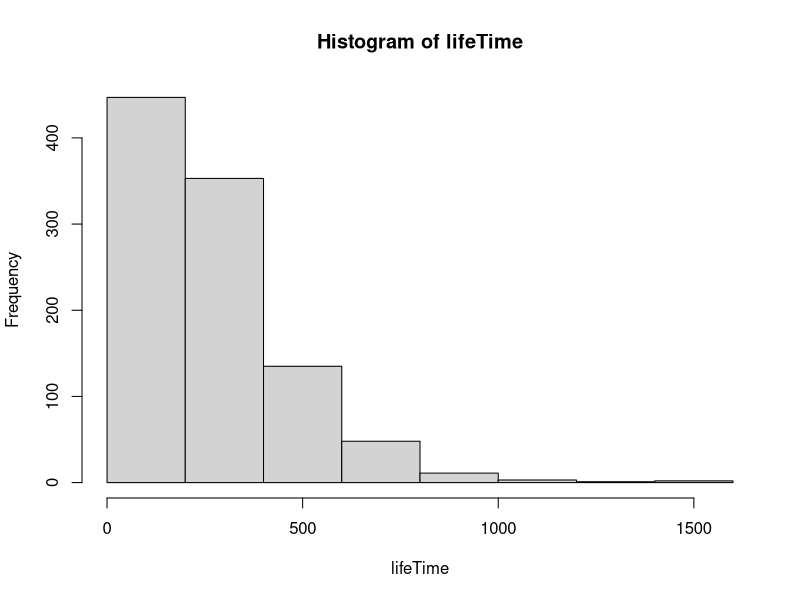
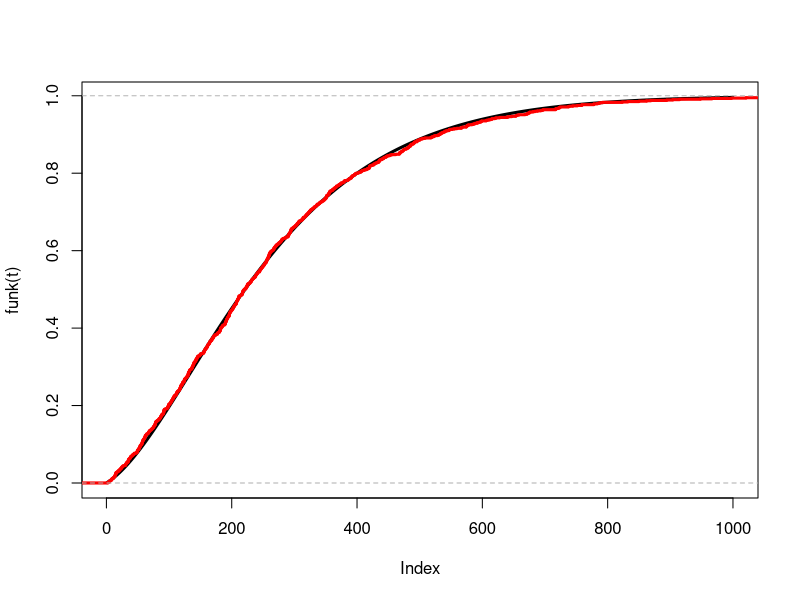
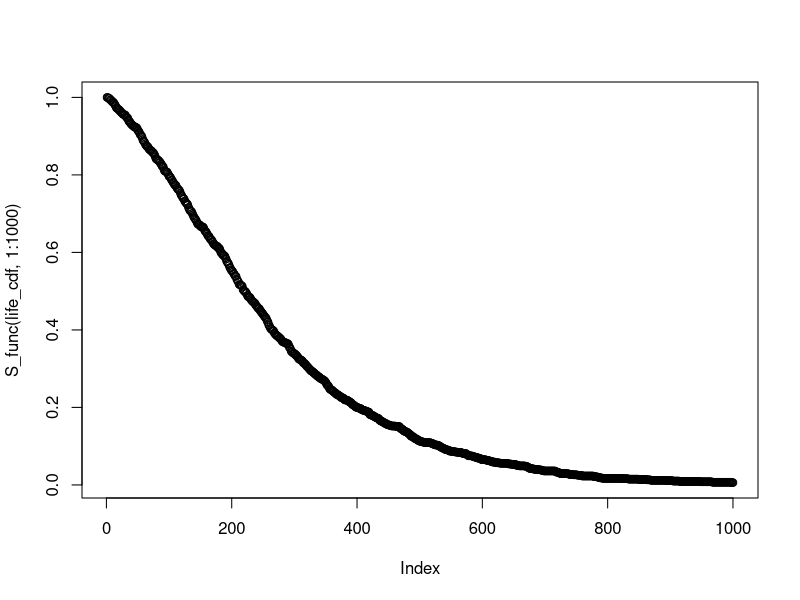
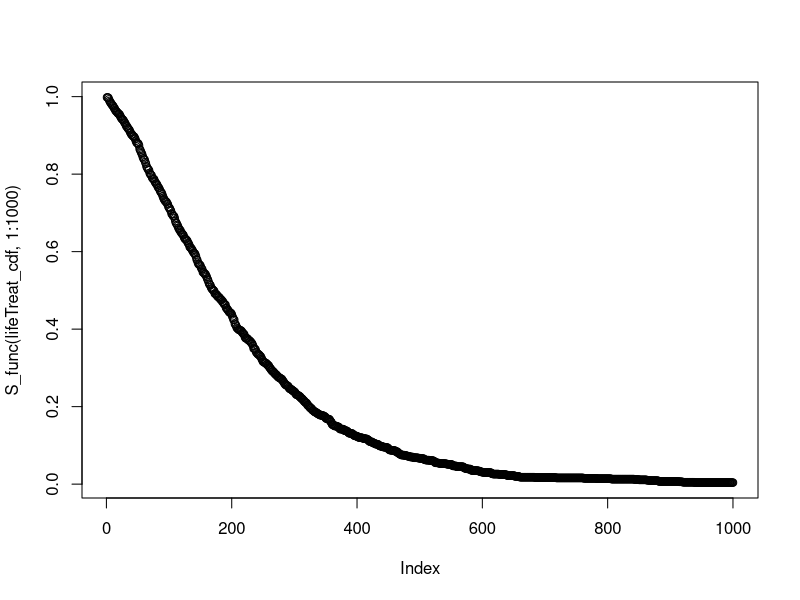
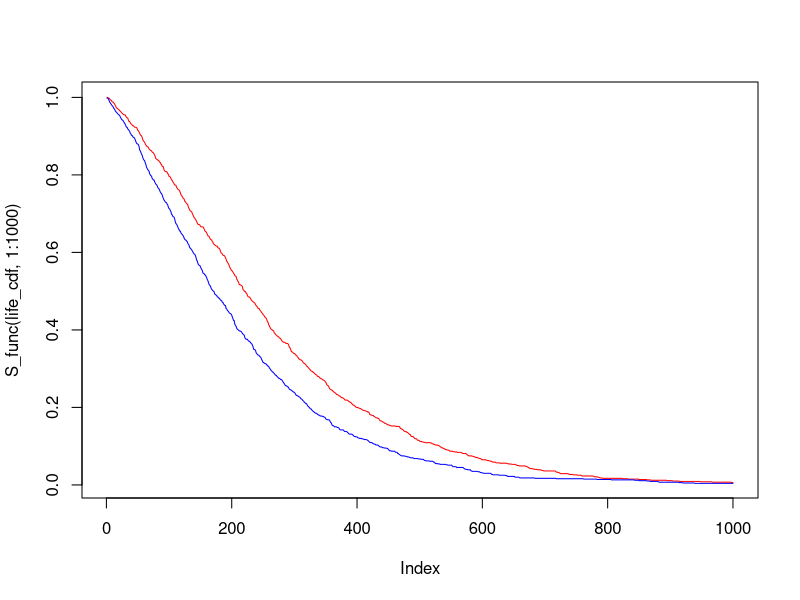

Reproduce these figures in R, in order.
library(expm)
rm(list=ls())
Q = matrix(
  c(-0.0085,  0.005,  0.0025,       0,   0.001,
          0, -0.014,   0.005,   0.004,   0.005,
          0,      0,  -0.008,   0.003,   0.005,
          0,      0,       0,  -0.009,   0.009,
          0,      0,       0,       0,       0),
  nrow = 5,
  ncol = 5)
Q <- t(Q)


## Task 7

woman = rep(1,1000) # Create 1000 women
N.iter = 1000

count = matrix(0, ncol = 5, nrow = N.iter) #

for (i in 1:N.iter){
  while (woman[i]<5){
    event = rexp(1,rate=-Q[woman[i],woman[i]])
    count[i,woman[i]] = event
    if (woman[i] <4){
    woman[i]=sample(x = c((woman[i]+1):5), size =1, replace =TRUE,
                    prob =-(Q[woman[i],(woman[i]+1):5])/Q[woman[i],woman[i]])
    }
    else{
      woman[i]=5
    }

  }
}

lifeTime = rowSums(count)
hist(lifeTime)
C = qchisq(p = c(0.025,0.975), df = 999)
# Conf for stadard deviation: see notes part 2 file
conf=c(sqrt(999*var(lifeTime)/C[2]),sqrt(999*var(lifeTime)/C[1]))
mean(lifeTime)

n = length(lifeTime)
Conf_control1 = mean(lifeTime) - qt(0.975, df =n-1) * sd(lifeTime) / sqrt(n)
Conf_control2 = mean(lifeTime) + qt(0.975, df =n-1) * sd(lifeTime) / sqrt(n)
c(mean(lifeTime),Conf_control1,Conf_control2) #mean and CI for the mean

#survival rate after 30.5 months
(sum(rowSums(count[,1:2])>30.5 & (count[,3]!=0 | count[,4]!=0)))/1000

############# Opgave 8
Q = Q[1:4,1:4]
funk = function(t){
  ones = rep(1,4)
  p0 = c(1,0,0,0)

  p = vector()
  for (i in 1:length(t)){
    p[i] = 1 - p0%*%expm(x = Q*t[i])%*%ones
  }
  return(p)

}
t = c(1:1000)
plot(funk(t),type ='l',lwd = 3)
lines(ecdf(lifeTime),col='red',lwd = 3)

ks.test(lifeTime, funk)

########## Opgave 9
# Q matrix for treatment
Q2 = matrix(c(-0.0085,0,0,0,0
              ,0.0025,-0.014,0,0,0
              ,0.00125,0,-0.008,0,0
              ,0,0.002,0.003,-0.009,0
              ,0.001,0.005,0.005,0.009,0),5,5)

woman = rep(1,1000) # Create 1000 women
N.iter = 1000

count_treat = matrix(0, ncol = 5, nrow = N.iter) #

for (i in 1:N.iter){
  while (woman[i]<5){
    event = rexp(1,rate=-Q2[woman[i],woman[i]])
    count_treat[i,woman[i]] = event
    if (woman[i] <4){
      woman[i]=sample(x = c((woman[i]+1):5), size =1, replace =TRUE,
                      prob =-(Q2[woman[i],(woman[i]+1):5])/Q2[woman[i],woman[i]])
    }
    else{
      woman[i]=5
    }

  }
}

# S function for non-treatment
life_cdf=ecdf(lifeTime)

S_func = function(dt , t){
  S = (1000-dt(t)*1000)/1000
       return(S)
}
plot(S_func(life_cdf,1:1000))

# find s for treatment
lifeTimeTreat =rowSums(count_treat)
lifeTreat_cdf=ecdf(lifeTimeTreat)
plot(S_func(lifeTreat_cdf,1:1000))


# plot with death rate for treat and non-treat
plot(S_func(life_cdf,1:1000),col = 'red',type='l')
lines(S_func(lifeTreat_cdf,1:1000),col='blue',type='l')


#### Opgave 10
# Log rank test
N1 = S_func(life_cdf,0:1000)*1000
N2 = S_func(lifeTreat_cdf,0:1000)*1000
N = (S_func(life_cdf,0:1000)+S_func(lifeTreat_cdf,0:1000))*1000

O1 = abs(diff(N1))
O2 = abs(diff(N2))
O = abs(diff(N))

N = N[1:1000]
N2 = N2[1:1000]

E2 = O/N*N2

V = (O*(N2/N)*(1-N2/N)*(N-O))/(N-1)

Z = sum(O2-E2)/sum(V)

pValue = 1-pnorm(Z)

mean(V)
